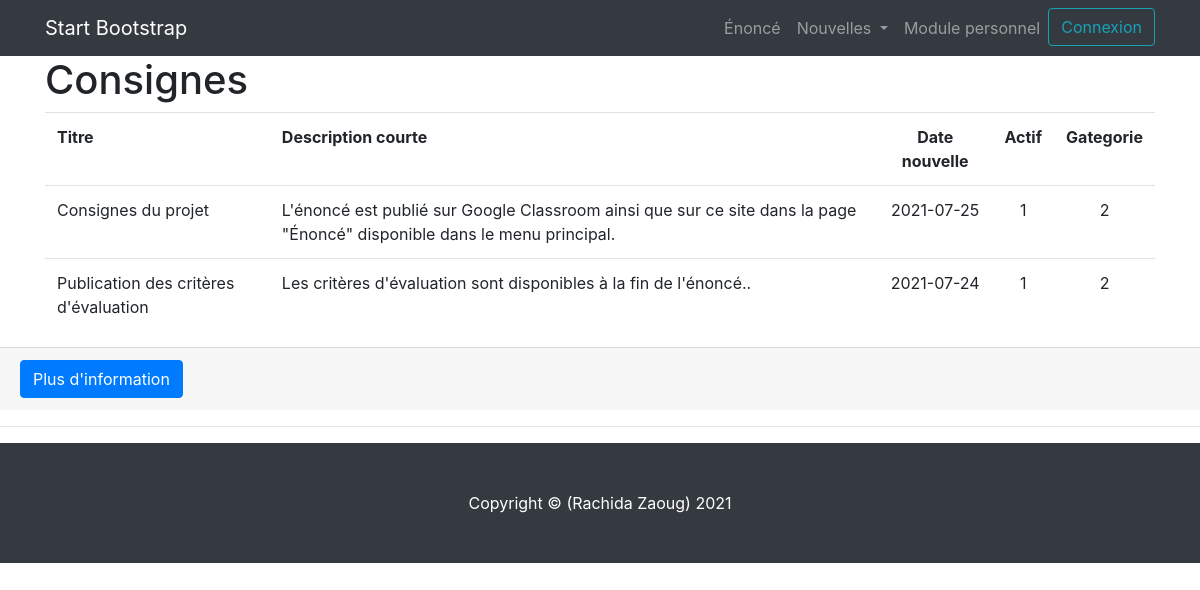
The app's page /nouvelles_categorie2.php with its own data.
### tables this page shows
CREATE TABLE `categories` (
  `id` int(11) NOT NULL,
  `categorie` varchar(50) NOT NULL
);

CREATE TABLE `nouvelles` (
  `id` int(11) NOT NULL,
  `titre` varchar(50) NOT NULL,
  `description_courte` varchar(125) NOT NULL,
  `description_longue` text NOT NULL,
  `date_nouvelle` date NOT NULL,
  `actif` tinyint(1) NOT NULL,
  `fk_categorie` int(11) NOT NULL
);

### nouvelles_categorie2.php (the view, shortened to what this page needs)
<?php include_once('include/header.php'); ?>
  <div class="container">
        <h1>
            <?php
              $res = $mysqli->query("SELECT `id`, `categorie` FROM `categories` WHERE id=2");
              while ($row = $res->fetch_assoc()) {
              echo $row["categorie"];
              }
              ?>
        </h1>
  <?php
    $res = $mysqli->query("SELECT `id`, `titre`, `description_courte`, `date_nouvelle`, `actif`, `fk_categorie` FROM `nouvelles` WHERE actif AND fk_categorie=2 ORDER BY date_nouvelle DESC
    ");
        echo '<table class="table">';
    echo '<tr>';
    echo '<th>Titre</th>';
    echo '<th>Description courte</th>';
    echo '<th class="text-center">Date nouvelle</th>';
    echo '<th class="text-center">Actif</th>';
    echo '<th class="text-center">Gategorie</th>';
    while ($row = $res->fetch_assoc()) {
      echo '<tr>';
      echo '<td>' . $row["titre"] . '</td>';
      echo '<td>' . $row["description_courte"] . '</td>';
      echo '<td class="text-center">' . $row["date_nouvelle"] . ' </td>';
      echo '<td class="text-center">' . $row["actif"] . '</td>';
      echo '<td class="text-center">' . $row["fk_categorie"] . ' </td>';
      echo '<tr>';
  }
  echo '</table>';
  ?>
  </div>
        <div class="card-footer">
            <a href="nouvelle2.php" class="btn btn-primary">Plus d'information</a>
          </div>
<?php include_once('include/footer.php'); ?>

### css/modern-business.css (style rules this page uses)
body { padding-top: 56px; }

### records on screen
categories: categorie "Consignes"
nouvelles: titre "Consignes du projet", description_courte "L'énoncé est publié sur Google Classroom ainsi que sur ce site dans la page \"Énoncé\" disponible dans le menu principal.", date_nouvelle "2021-07-25", actif "1", fk_categorie "2"
nouvelles: titre "Publication des critères d'évaluation", description_courte "Les critères d'évaluation sont disponibles à la fin de l'énoncé..", date_nouvelle "2021-07-24", actif "1", fk_categorie "2"
